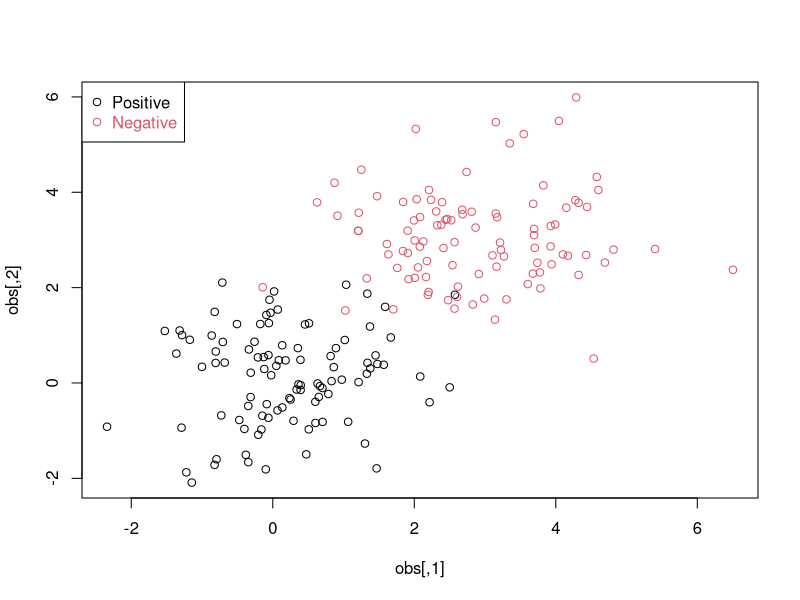

Generate this figure with R:
# Clear enviroment
rm(list = ls())

# Generate Linearly Separable Data

# Set seed
set.seed(300)

# Observations
observations <- 100

# Features 
feaures <- 2

# Data points for each class
data_points <- observations * feaures

# Cluster means 
pos_mean <- 0
neg_mean <- 3 

postive = matrix(rnorm(data_points, mean = pos_mean), nrow = 100, ncol = 2)
negative = matrix(rnorm(data_points, mean = neg_mean), nrow = 100, ncol = 2)

labels <- c(rep(1, 100), rep(-1, 100))

obs <- rbind(postive, negative)

data <- data.frame(x = obs, y = as.factor(labels))

plot(obs, col=ifelse( labels > 0, 1, 2))
legend("topleft",c("Positive","Negative"),col=seq(2),pch=1,text.col=seq(2))

# Split data into training & test sets

set.seed(300)

train_indices <- sample(200, 200 * 0.7)

training_set <- data[train_indices, ]

test_obs <- obs[-train_indices, ]
test_lables <- labels[-train_indices]


# Part 1: Load SVM Library

#install.packages("e1071")
library(e1071)



# Part 2: Linear SVM with cost = 1

linear_fit_1 = svm(y~.,data = training_set, kernel = "linear",cost = 1)

# Part 3: Report Results


# Part 4: Linear SVM Plot


# Part 5: Prediction on Linear Model


# Part 6: Linear Models with cost 0.01 & 0.00001


# Part 7: Find Optimal Model


